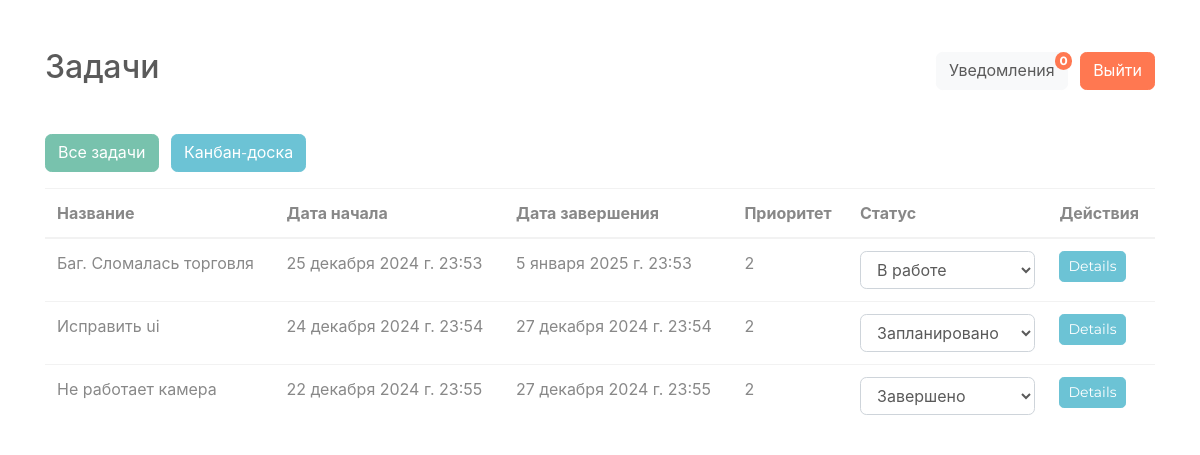
Screenshot of /user/ (signed in) with the database file from the repository.
### task_management_system_app/models.py (models this page shows)
class Task(models.Model):
    STATUS_CHOICES = [
        ('planned', 'Запланировано'),
        ('in_progress', 'В работе'),
        ('completed', 'Завершено'),
    ]
    name = models.CharField(max_length=100)
    category = models.ForeignKey(Category, on_delete=models.CASCADE)
    assigned_to = models.ForeignKey(User, on_delete=models.CASCADE, related_name='tasks')
    start_date = models.DateTimeField()
    end_date = models.DateTimeField()
    priority = models.IntegerField(default=1)
    description = models.TextField(default='')
    is_completed = models.BooleanField(default=False)
    status = models.CharField(
        max_length=20,
        choices=STATUS_CHOICES,
        default='planned'
    )

### task_management_system_app/views.py (the view)
# urls.py: path('user/', views.user_tasks_list, name='user_tasks_list'),
@login_required
def user_tasks_list(request):
    tasks = Task.objects.filter(assigned_to=request.user)
    notifications = Notification.objects.filter(user=request.user, is_read=False)
    return render(request, 'user_tasks_list.html', {
        'tasks': tasks,
        'notifications_count': notifications.count()
    })

### task_management_system_app/templates/user_tasks_list.html (shortened to what this page needs)
<!DOCTYPE html>
<html lang="ru">
<head>
    <link rel="stylesheet" href="https://cdn.jsdelivr.net/npm/bootswatch@4.5.2/dist/minty/bootstrap.min.css" />
</head>
<body>
    <div class="container mt-5">
        <div class="d-flex justify-content-between align-items-center mb-3">
            <h2 class="text-center">{{ category.name }} Задачи</h2>
            <div>
                <button id="notificationsButton" class="btn btn-light position-relative">
                    Уведомления
                    <span id="notificationsBadge"
                        class="position-absolute top-0 start-100 translate-middle badge rounded-pill bg-danger"
                        style="{% if notifications_count == 0 %}display: {{0}};{% endif %}">
                        {{ notifications_count }}
                    </span>
                </button>
                <a href="{% url 'logout' %}" class="btn btn-danger ml-2">Выйти</a>
            </div>
        </div>
        <br />
        <div class="mb-3">
            <a href="{% url 'all_tasks_list' %}" class="btn btn-primary">Все задачи</a>
            <a href="{% url 'kanban_board' %}" class="btn btn-info ml-2">Канбан-доска</a>
        </div>
        <table id="taskTable" class="table">
            <thead>
                <tr>
                    <th>Название</th>
                    <th>Дата начала</th>
                    <th>Дата завершения</th>
                    <th>Приоритет</th>
                    <th>Статус</th>
                    <th>Действия</th>
                </tr>
            </thead>
            <tbody>
                {% for task in tasks %}
                <tr>
                    <td>{{ task.name }}</td>
                    <td>{{ task.start_date }}</td>
                    <td>{{ task.end_date }}</td>
                    <td>{{ task.priority }}</td>
                    <td>
                        <select class="form-control"
                                onchange="updateTaskStatus({{ task.id }}, this.value)">
                            <option value="planned" {% if task.status == 'planned' %}selected{% endif %}>Запланировано</option>
                            <option value="in_progress" {% if task.status == 'in_progress' %}selected{% endif %}>В работе</option>
                            <option value="completed" {% if task.status == 'completed' %}selected{% endif %}>Завершено</option>
                        </select>
                    </td>
                    <td>
                        <button type="button" class="btn btn-info btn-sm" data-toggle="modal"
                            data-target="#taskModal_{{ task.id }}">Details</button>
                    </td>
                </tr>
                {% endfor %}
            </tbody>
        </table>
    </div>
</body>
</html>

### rows the page displays
Task: name "Баг. Сломалась торговля", start_date "25 декабря 2024 г. 23:53", end_date "5 января 2025 г. 23:53", priority "2", status+id "В работе"
Task: name "Исправить ui", start_date "24 декабря 2024 г. 23:54", end_date "27 декабря 2024 г. 23:54", priority "2", status+id "Запланировано"
Task: name "Не работает камера", start_date "22 декабря 2024 г. 23:55", end_date "27 декабря 2024 г. 23:55", priority "2", status+id "Завершено"

### other values shown
{{ notifications_count }} "0"
